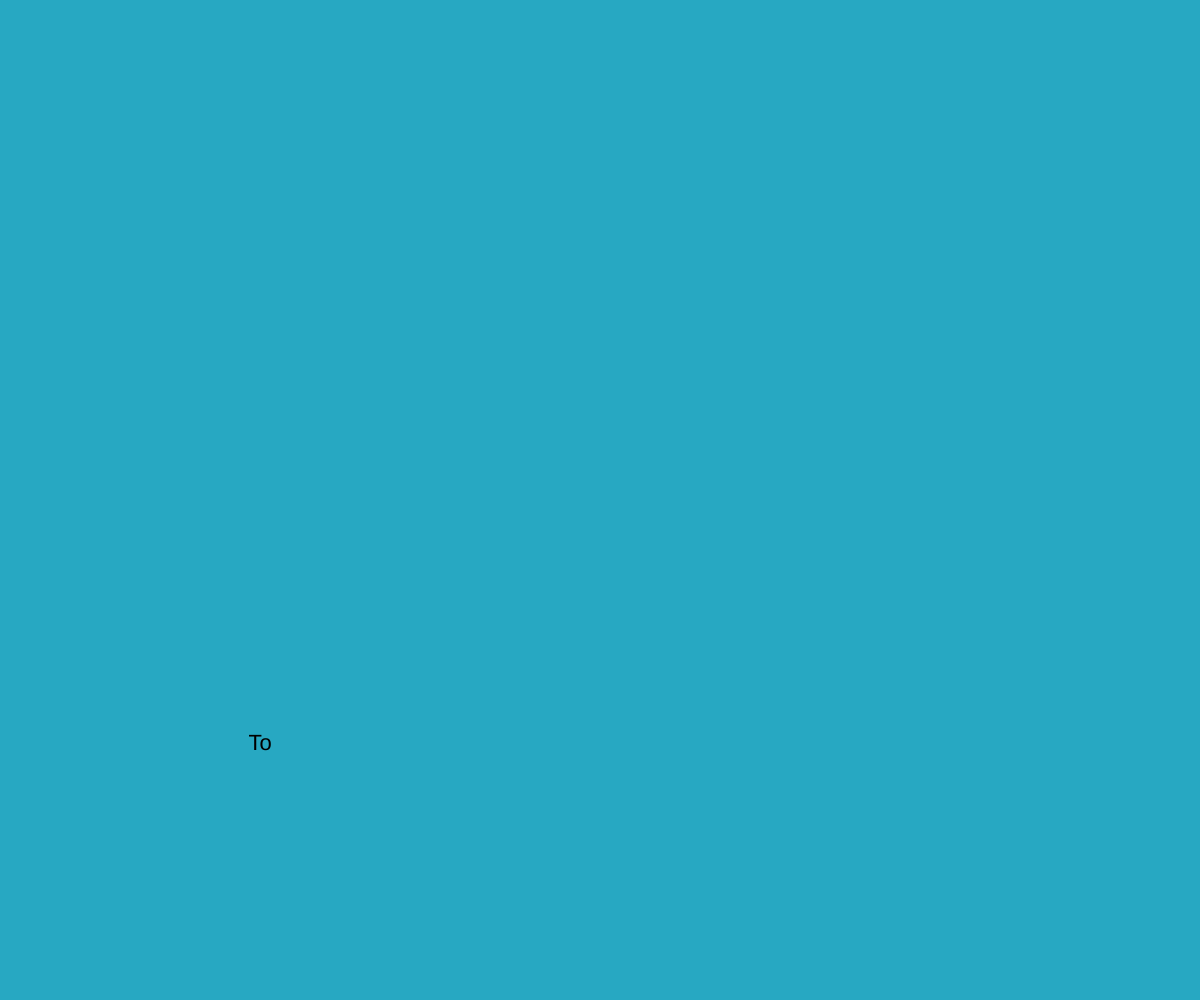
Frame 1 (no input)
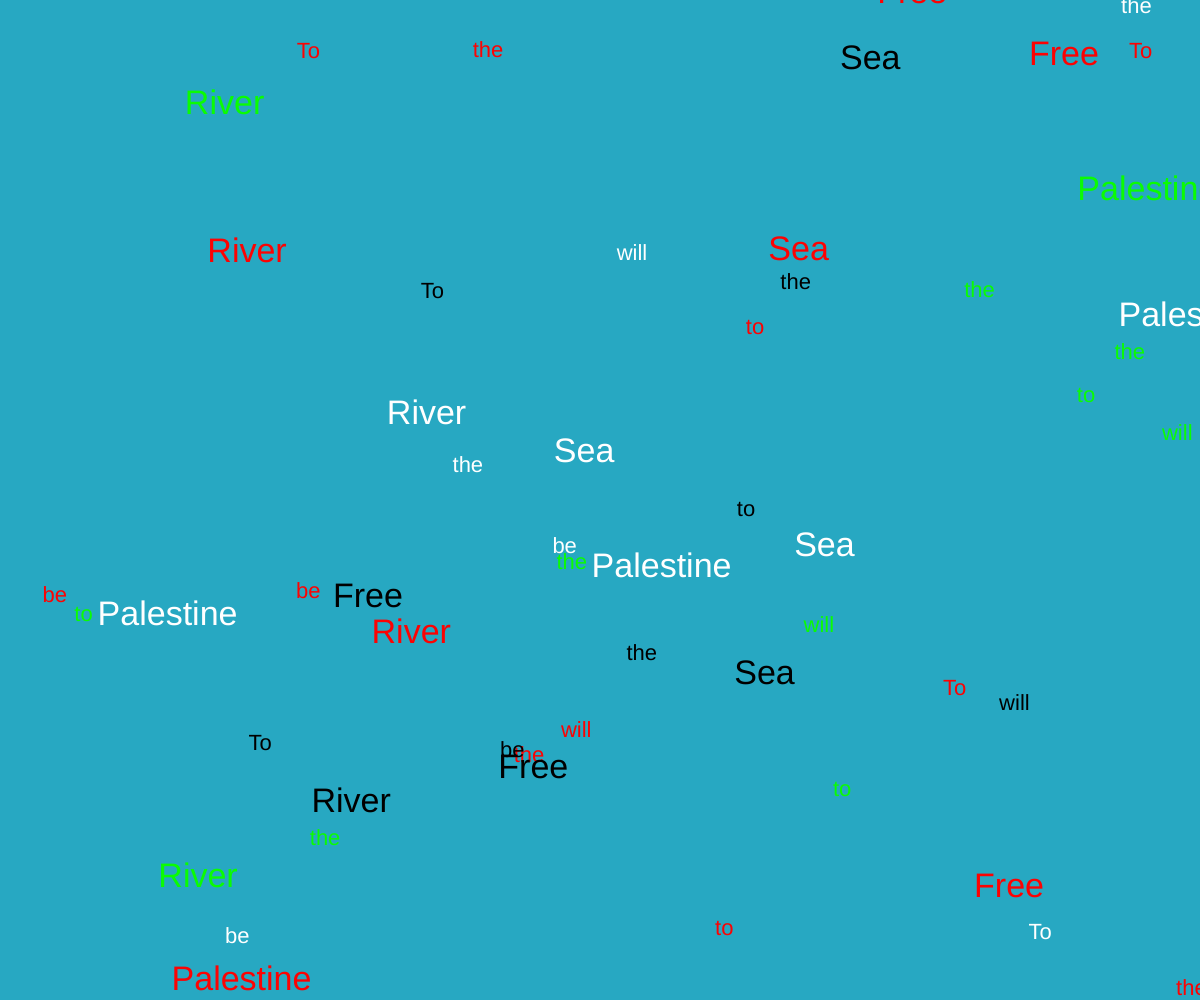
Frame 60 (no input)
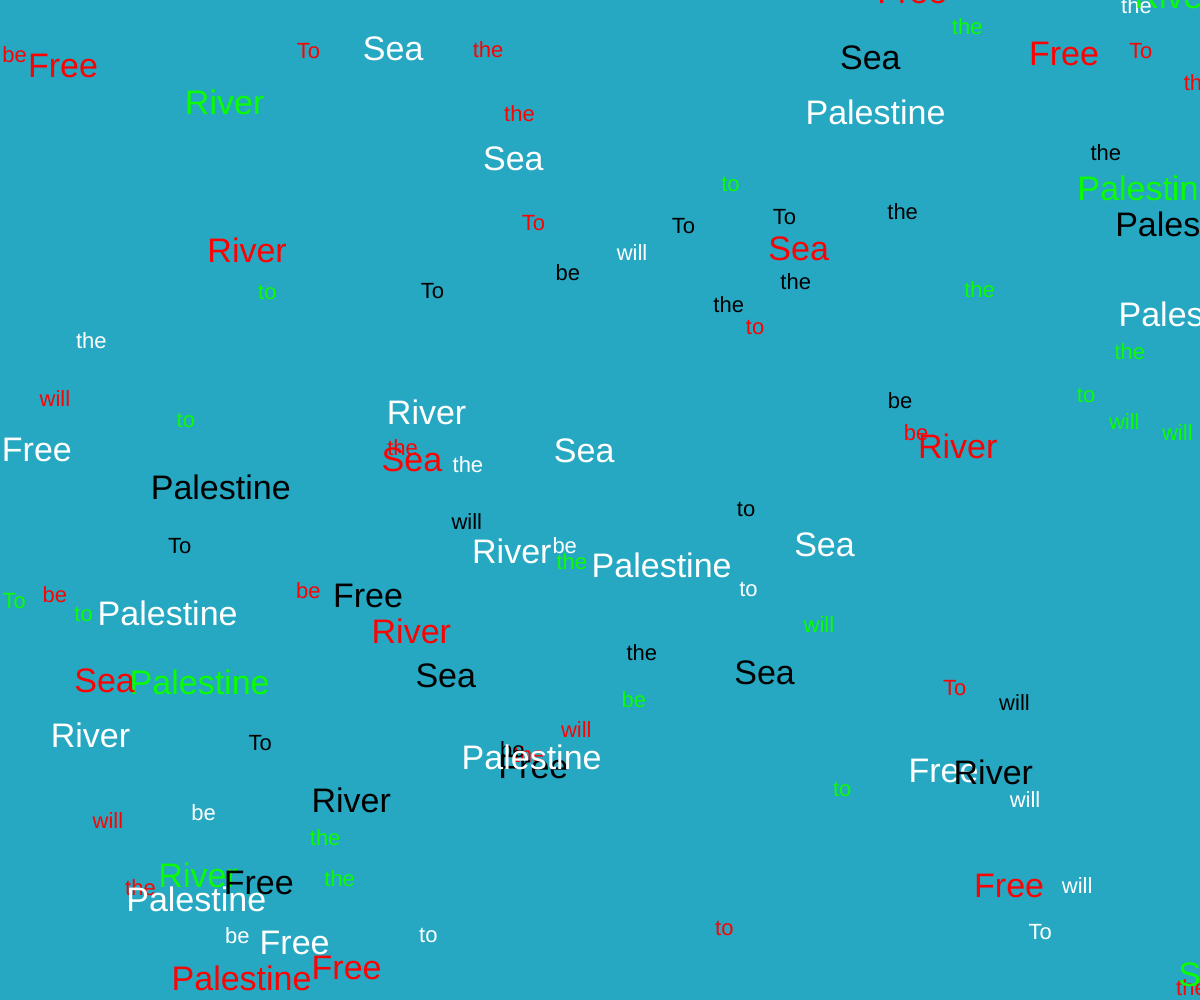
Frame 120 (the mouse pressed at the canvas centre since frame 60)

The p5.js sketch that drew these frames (run headless with seeded random() and noise() and a simulated clock; from frame 60 on, the mouse is pressed at the canvas centre):

// p5.js sketch
// ── sketch.js
let sentence = "To the River to the Sea Palestine will be Free";
let words = sentence.split(" ");
let colours = [[252, 3, 3], [11, 252, 3],[ 0,0,0], [255,255,255]];
let counter = 0;

function setup() {
  createCanvas(windowWidth, windowHeight);
  background(39, 168, 194);
}


function draw() {
  fill(colours[int(random(0,4))]);
  if (words[counter]== 'River' || words[counter]=='Sea' || words[counter]=='Palestine' || words[counter]=='Free'){
    textSize(34)
  }else{
    textSize(22)
  }
  text(words[counter], random(0, windowWidth), random(0, windowHeight));
  if (counter > 9) {
    counter = 0;
  } else {
    counter++;
  }
}
